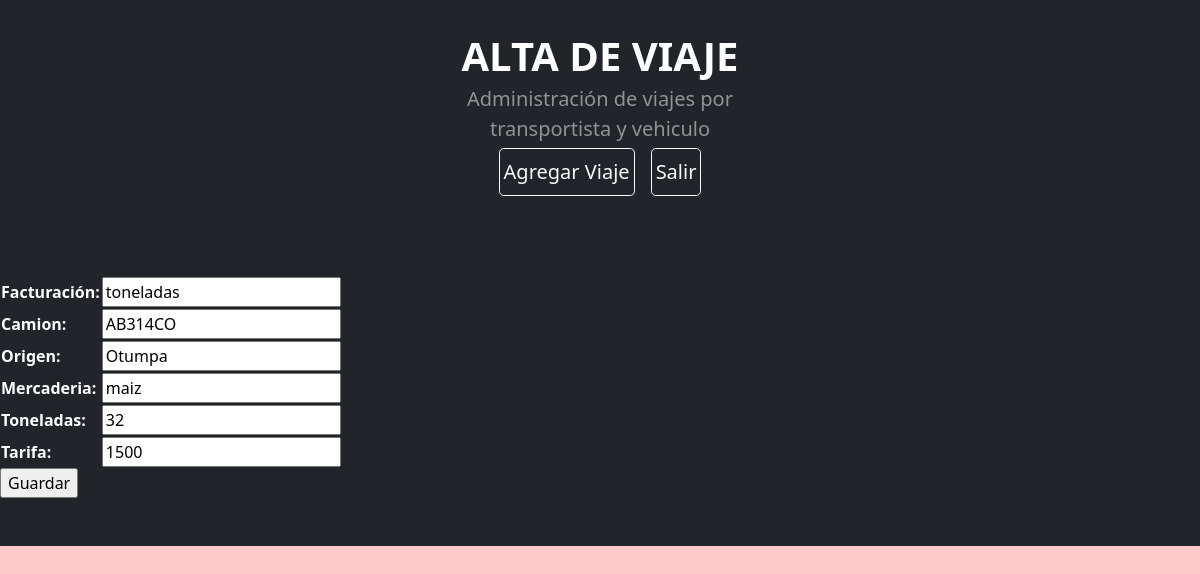
Page /app_Misviajes/editarviaje/5 on the committed database.
### app_Misviajes/models.py (models this page shows, shortened)
class Viajes (models.Model):
    Facturación = models.CharField (max_length=30)
    Camion= models.CharField (max_length=30)
    Origen=models.CharField (max_length=30)
    Mercaderia = models.CharField (max_length=30)
    Toneladas = models.IntegerField()
    Tarifa = models.IntegerField()

### app_Misviajes/views.py (the view, shortened to what this page needs)
# urls.py: path('editarviaje/<Viaje_id>', editarviaje, name="editarviaje")
def editarviaje (request,Viaje_id):
    viaje = Viajes.objects.get(id=Viaje_id)
    info_formulario=viajesformulario(initial={"Facturación":viaje.Facturación,
                           "Camion":viaje.Camion,
                           "Origen":viaje.Origen,
                           "Mercaderia":viaje.Mercaderia,
                           "Toneladas":viaje.Toneladas,
                           "Tarifa":viaje.Tarifa})
    return render(request, "formviajes.html",{"info_formulario":info_formulario})

### app_Misviajes/forms.py
class viajesformulario (forms.Form):
    Facturación = forms.CharField (max_length=30)
    Camion= forms.CharField (max_length=30)
    Origen= forms.CharField (max_length=30)
    Mercaderia = forms.CharField (max_length=30)
    Toneladas = forms.IntegerField()
    Tarifa = forms.IntegerField()

### app_Misviajes/Template/formviajes.html (shortened to what this page needs)
{% load static %}
<!DOCTYPE html>
<html lang="en">
    <head>
            <link href="https://cdn.jsdelivr.net/npm/bootstrap-icons@1.4.1/font/bootstrap-icons.css" rel="stylesheet" />
            <link href="{%static 'css/styles.css'%}" rel="stylesheet" />
    </head>
    <body style="background-color: rgba(255, 0, 0, 0.212);">
        <header class="bg-dark py-2">
            <div class="container px-4">
                <div class="row gx-5 justify-content-center">
                    <div class="col-lg-4">
                        <div class="text-center my-4">
                            <h1 class="display-8 fw-bolder text-white mb-1">ALTA DE VIAJE</h1>
                            <p class="lead text-white-50 mb-1">Administración de viajes por transportista y vehiculo</p>
                            <div class="d-grid gap-3 d-sm-flex justify-content-sm-center">
                                <a class="btn btn-outline-light btn-lg px-1" href="Viajesformulario">Agregar Viaje</a>
                                <a class="btn btn-outline-light btn-lg px-1" href="">Salir</a>
                            </div>
                        </div>
                    </div>
                </div>
            </div>
        </header>
        <header class="bg-dark py-5">
        <form action="" method="post">{% csrf_token %}
            <table style="color: white ;">
                {{info_formulario.as_table}}
            </table>
            <input type="submit" value="Guardar">
        </form>
        </header>
    </body>
</html>

### rows in the picture
Viajes: Facturación "toneladas", Camion "AB314CO", Origen "Otumpa", Mercaderia "maiz", Toneladas "32", Tarifa "1500"
